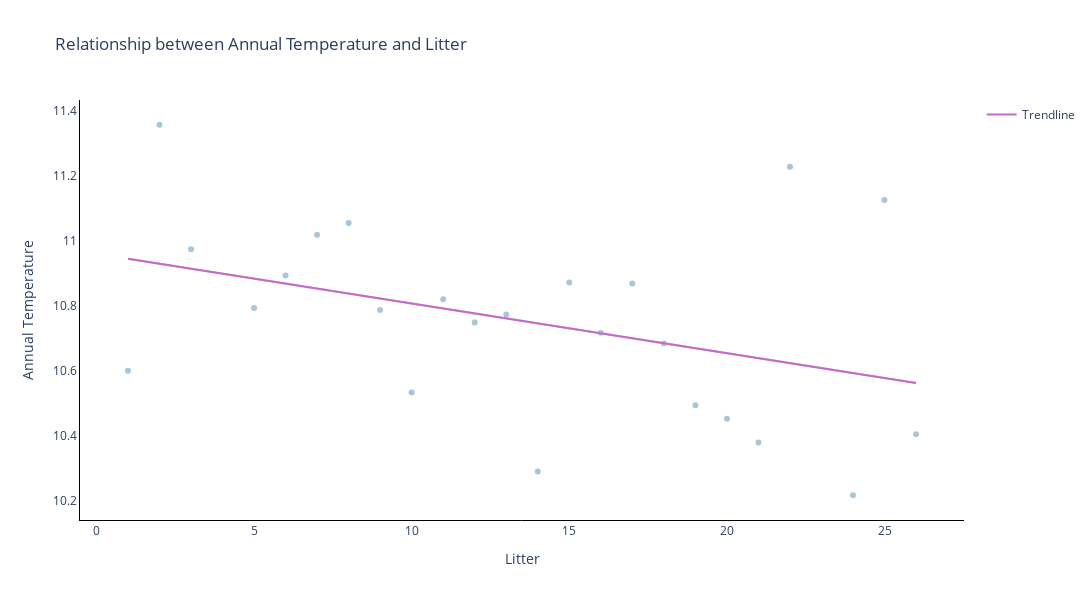

This figure's notebook cell:
### Code cell
fig = px.scatter(litter_hist, x='litter', y='t_annual', trendline = 'ols', title='Relationship between Annual Temperature and Litter',color_discrete_sequence=['#A7C6DA'])

regression_line = fig.data[1]

fig.add_trace(go.Scatter(x=regression_line.x, y=regression_line.y, mode='lines', name='Trendline', line = dict(color='#CA68C8')))

fig.update_layout(
    plot_bgcolor='white',
    xaxis_title='Litter',
    yaxis_title='Annual Temperature',
    width=1100, 
    height=600,
    xaxis=dict(
        showline=True,   
        linecolor='black'
    ),
    yaxis=dict(
        showline=True, 
        linecolor='black'
    )
)

fig.data[0].update(
    hovertemplate='Litter: %{x}<br>Annual Temperature: %{y:.3f}<extra></extra>'
)

fig.data[1].update(
    hovertemplate='Regression Line<br>x: %{x}<br>y: %{y:.3f}<extra></extra>'
)

fig.show()

### Figure 1 — Plotly figure (JSON) as saved in the notebook; plotly's stock layout.template omitted (floating-point values rounded to 4 significant figures)
{"data": [{"hovertemplate": "Litter: %{x}<br>Annual Temperature: %{y:.3f}<extra></extra>", "legendgroup": "", "marker": {"color": "#A7C6DA", "symbol": "circle"}, "mode": "markers", "name": "", "orientation": "v", "showlegend": false, "type": "scatter", "x": [1, 2, 3, 5, 6, 7, 8, 9, 10, 11, 12, 13, 14, 15, 16, 17, 18, 19, 20, 21, 22, 24, 25, 26], "xaxis": "x", "y": [10.6, 11.36, 10.97, 10.79, 10.89, 11.02, 11.06, 10.79, 10.53, 10.82, 10.75, 10.77, 10.29, 10.87, 10.72, 10.87, 10.68, 10.49, 10.45, 10.38, 11.23, 10.22, 11.13, 10.4], "yaxis": "y"}, {"hovertemplate": "Regression Line<br>x: %{x}<br>y: %{y:.3f}<extra></extra>", "legendgroup": "", "marker": {"color": "#A7C6DA", "symbol": "circle"}, "mode": "lines", "name": "", "showlegend": false, "type": "scatter", "x": [1, 2, 3, 5, 6, 7, 8, 9, 10, 11, 12, 13, 14, 15, 16, 17, 18, 19, 20, 21, 22, 24, 25, 26], "xaxis": "x", "y": [10.95, 10.93, 10.91, 10.88, 10.87, 10.85, 10.84, 10.82, 10.81, 10.79, 10.78, 10.76, 10.75, 10.73, 10.72, 10.7, 10.69, 10.67, 10.65, 10.64, 10.62, 10.59, 10.58, 10.56], "yaxis": "y"}, {"line": {"color": "#CA68C8"}, "mode": "lines", "name": "Trendline", "type": "scatter", "x": [1, 2, 3, 5, 6, 7, 8, 9, 10, 11, 12, 13, 14, 15, 16, 17, 18, 19, 20, 21, 22, 24, 25, 26], "y": [10.95, 10.93, 10.91, 10.88, 10.87, 10.85, 10.84, 10.82, 10.81, 10.79, 10.78, 10.76, 10.75, 10.73, 10.72, 10.7, 10.69, 10.67, 10.65, 10.64, 10.62, 10.59, 10.58, 10.56]}], "layout": {"height": 600, "legend": {"tracegroupgap": 0}, "plot_bgcolor": "white", "title": {"text": "Relationship between Annual Temperature and Litter"}, "width": 1100, "xaxis": {"anchor": "y", "domain": [0, 1], "linecolor": "black", "showline": true, "title": {"text": "Litter"}}, "yaxis": {"anchor": "x", "domain": [0, 1], "linecolor": "black", "showline": true, "title": {"text": "Annual Temperature"}}}}
